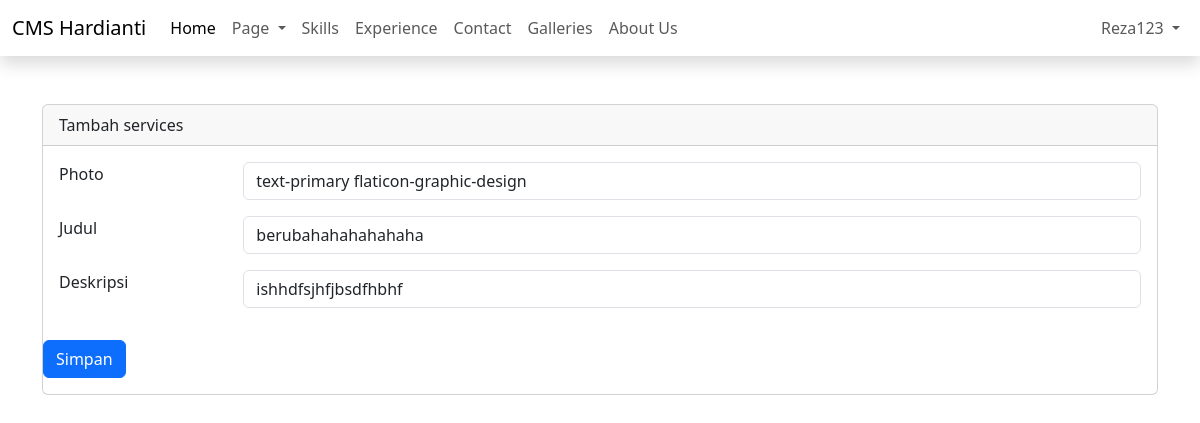
The page /admin/dashboard.php?page=tambah-services&edit=9 (signed in) on the database its author committed.
### tables this page shows
CREATE TABLE `services` (
  `id` int(11) NOT NULL,
  `photo` varchar(50) NOT NULL,
  `title` varchar(50) NOT NULL,
  `description` text NOT NULL,
  `created_at` timestamp NOT NULL DEFAULT current_timestamp(),
  `updated_at` timestamp NULL DEFAULT NULL ON UPDATE current_timestamp()
);

### admin/content/tambah-services.php (the view, shortened to what this page needs)
<?php
$id_user = isset($_GET['edit']) ? $_GET['edit'] : '';
$queryEdit = mysqli_query($config, "SELECT * FROM services WHERE id='$id_user'");
$rowEdit  = mysqli_fetch_assoc($queryEdit);
?>
<form action="" method="post">
    <div class="mb-3 row">
        <div class="col-sm-2">
            <label for="">Photo </label>
        </div>
        <div class="col-sm-10">
            <input required name="photo" type="text"
                class="form-control"
                placeholder="Masukkan ikon anda"
                value="<?= isset($_GET['edit']) ? $rowEdit['photo'] : '' ?>">
        </div>
    </div>
    <div class="mb-3 row">
        <div class="col-sm-2">
            <label for="">Judul </label>
        </div>
        <div class="col-sm-10">
            <input required name="title" type="text"
                class="form-control"
                placeholder="Masukkan judul"
                value="<?= isset($_GET['edit']) ? $rowEdit['title'] : '' ?>">
        </div>
    </div>
    <div class="mb-3 row">
        <div class="col-sm-2">
            <label for="">Deskripsi</label>
        </div>
        <div class="col-sm-10">
            <input required name="description" type="text"
                class="form-control"
                placeholder="Masukkan deskripsi"
                value="<?= isset($_GET['edit']) ? $rowEdit['description'] : '' ?>">
        </div>
    </div>
    </div>
    <div class="mb-3 row">
        <div class="col-sm-12">
            <button name="<?= isset($_GET['edit']) ? 'edit' : 'simpan'; ?>" type="submit"
                class="btn btn-primary">Simpan</button>
        </div>
    </div>

### rows shown on the page
services: photo "text-primary flaticon-graphic-design", title "berubahahahahahaha", description "ishhdfsjhfjbsdfhbhf"

### other values the page prints
$_SESSION['NAME'] "Reza123"
str_replace("-", " ", ucfirst($_GET['page'])) "Tambah services"
